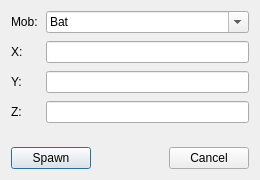
<?xml version="1.0" encoding="UTF-8"?>
<ui version="4.0">
 <class>spawn_dialog</class>
 <widget class="QDialog" name="spawn_dialog">
  <property name="geometry">
   <rect>
    <x>0</x>
    <y>0</y>
    <width>260</width>
    <height>180</height>
   </rect>
  </property>
  <property name="minimumSize">
   <size>
    <width>230</width>
    <height>0</height>
   </size>
  </property>
  <property name="windowTitle">
   <string>Dialog</string>
  </property>
  <layout class="QVBoxLayout" name="verticalLayout">
   <property name="spacing">
    <number>8</number>
   </property>
   <item>
    <layout class="QGridLayout" name="gridLayout">
     <item row="1" column="0">
      <widget class="QLabel" name="label">
       <property name="text">
        <string>X:</string>
       </property>
      </widget>
     </item>
     <item row="2" column="0">
      <widget class="QLabel" name="label_3">
       <property name="text">
        <string>Y:</string>
       </property>
      </widget>
     </item>
     <item row="0" column="0">
      <widget class="QLabel" name="label_2">
       <property name="text">
        <string>Mob:</string>
       </property>
      </widget>
     </item>
     <item row="3" column="0">
      <widget class="QLabel" name="label_4">
       <property name="text">
        <string>Z:</string>
       </property>
      </widget>
     </item>
     <item row="0" column="1">
      <widget class="QComboBox" name="comboBox">
       <property name="editable">
        <bool>true</bool>
       </property>
       <item>
        <property name="text">
         <string>Bat</string>
        </property>
       </item>
       <item>
        <property name="text">
         <string>Blaze</string>
        </property>
       </item>
       <item>
        <property name="text">
         <string>Cave Spider</string>
        </property>
       </item>
       <item>
        <property name="text">
         <string>Chicken</string>
        </property>
       </item>
       <item>
        <property name="text">
         <string>Cow</string>
        </property>
       </item>
       <item>
        <property name="text">
         <string>Creeper</string>
        </property>
       </item>
       <item>
        <property name="text">
         <string>Donkey</string>
        </property>
       </item>
       <item>
        <property name="text">
         <string>Elder Guardian</string>
        </property>
       </item>
       <item>
        <property name="text">
         <string>Enderman</string>
        </property>
       </item>
       <item>
        <property name="text">
         <string>Endermite</string>
        </property>
       </item>
       <item>
        <property name="text">
         <string>Evoker</string>
        </property>
       </item>
       <item>
        <property name="text">
         <string>Ghast</string>
        </property>
       </item>
       <item>
        <property name="text">
         <string>Guardian</string>
        </property>
       </item>
       <item>
        <property name="text">
         <string>Horse</string>
        </property>
       </item>
       <item>
        <property name="text">
         <string>Husk</string>
        </property>
       </item>
       <item>
        <property name="text">
         <string>Iron Golem</string>
        </property>
       </item>
       <item>
        <property name="text">
         <string>Llama</string>
        </property>
       </item>
       <item>
        <property name="text">
         <string>Magma Cube</string>
        </property>
       </item>
       <item>
        <property name="text">
         <string>Mooshroom</string>
        </property>
       </item>
       <item>
        <property name="text">
         <string>Mule</string>
        </property>
       </item>
       <item>
        <property name="text">
         <string>Ocleot</string>
        </property>
       </item>
       <item>
        <property name="text">
         <string>Parrot</string>
        </property>
       </item>
       <item>
        <property name="text">
         <string>Pig</string>
        </property>
       </item>
       <item>
        <property name="text">
         <string>Polar Bear</string>
        </property>
       </item>
       <item>
        <property name="text">
         <string>Rabbit</string>
        </property>
       </item>
       <item>
        <property name="text">
         <string>Sheep</string>
        </property>
       </item>
       <item>
        <property name="text">
         <string>Shulker</string>
        </property>
       </item>
       <item>
        <property name="text">
         <string>Silverfish</string>
        </property>
       </item>
       <item>
        <property name="text">
         <string>Skeleton</string>
        </property>
       </item>
       <item>
        <property name="text">
         <string>Slime</string>
        </property>
       </item>
       <item>
        <property name="text">
         <string>Spider</string>
        </property>
       </item>
       <item>
        <property name="text">
         <string>Squid</string>
        </property>
       </item>
       <item>
        <property name="text">
         <string>Stray</string>
        </property>
       </item>
       <item>
        <property name="text">
         <string>Vex</string>
        </property>
       </item>
       <item>
        <property name="text">
         <string>Villager</string>
        </property>
       </item>
       <item>
        <property name="text">
         <string>Vindicator</string>
        </property>
       </item>
       <item>
        <property name="text">
         <string>Witch</string>
        </property>
       </item>
       <item>
        <property name="text">
         <string>Wither Skeleton</string>
        </property>
       </item>
       <item>
        <property name="text">
         <string>Wolf</string>
        </property>
       </item>
       <item>
        <property name="text">
         <string>Zombie</string>
        </property>
       </item>
       <item>
        <property name="text">
         <string>Zombie Pigman</string>
        </property>
       </item>
       <item>
        <property name="text">
         <string>Zombie Villager</string>
        </property>
       </item>
      </widget>
     </item>
     <item row="1" column="1">
      <widget class="QLineEdit" name="lineEdit"/>
     </item>
     <item row="2" column="1">
      <widget class="QLineEdit" name="lineEdit_2"/>
     </item>
     <item row="3" column="1">
      <widget class="QLineEdit" name="lineEdit_3"/>
     </item>
     <item row="4" column="1">
      <spacer name="verticalSpacer">
       <property name="orientation">
        <enum>Qt::Vertical</enum>
       </property>
       <property name="sizeHint" stdset="0">
        <size>
         <width>20</width>
         <height>40</height>
        </size>
       </property>
      </spacer>
     </item>
     <item row="4" column="0">
      <spacer name="verticalSpacer_2">
       <property name="orientation">
        <enum>Qt::Vertical</enum>
       </property>
       <property name="sizeHint" stdset="0">
        <size>
         <width>20</width>
         <height>40</height>
        </size>
       </property>
      </spacer>
     </item>
    </layout>
   </item>
   <item>
    <layout class="QHBoxLayout" name="horizontalLayout">
     <item>
      <widget class="QPushButton" name="pushButton">
       <property name="text">
        <string>Spawn</string>
       </property>
      </widget>
     </item>
     <item>
      <spacer name="horizontalSpacer">
       <property name="orientation">
        <enum>Qt::Horizontal</enum>
       </property>
       <property name="sizeHint" stdset="0">
        <size>
         <width>40</width>
         <height>20</height>
        </size>
       </property>
      </spacer>
     </item>
     <item>
      <widget class="QPushButton" name="pushButton_2">
       <property name="text">
        <string>Cancel</string>
       </property>
      </widget>
     </item>
    </layout>
   </item>
  </layout>
 </widget>
 <resources/>
 <connections/>
</ui>
